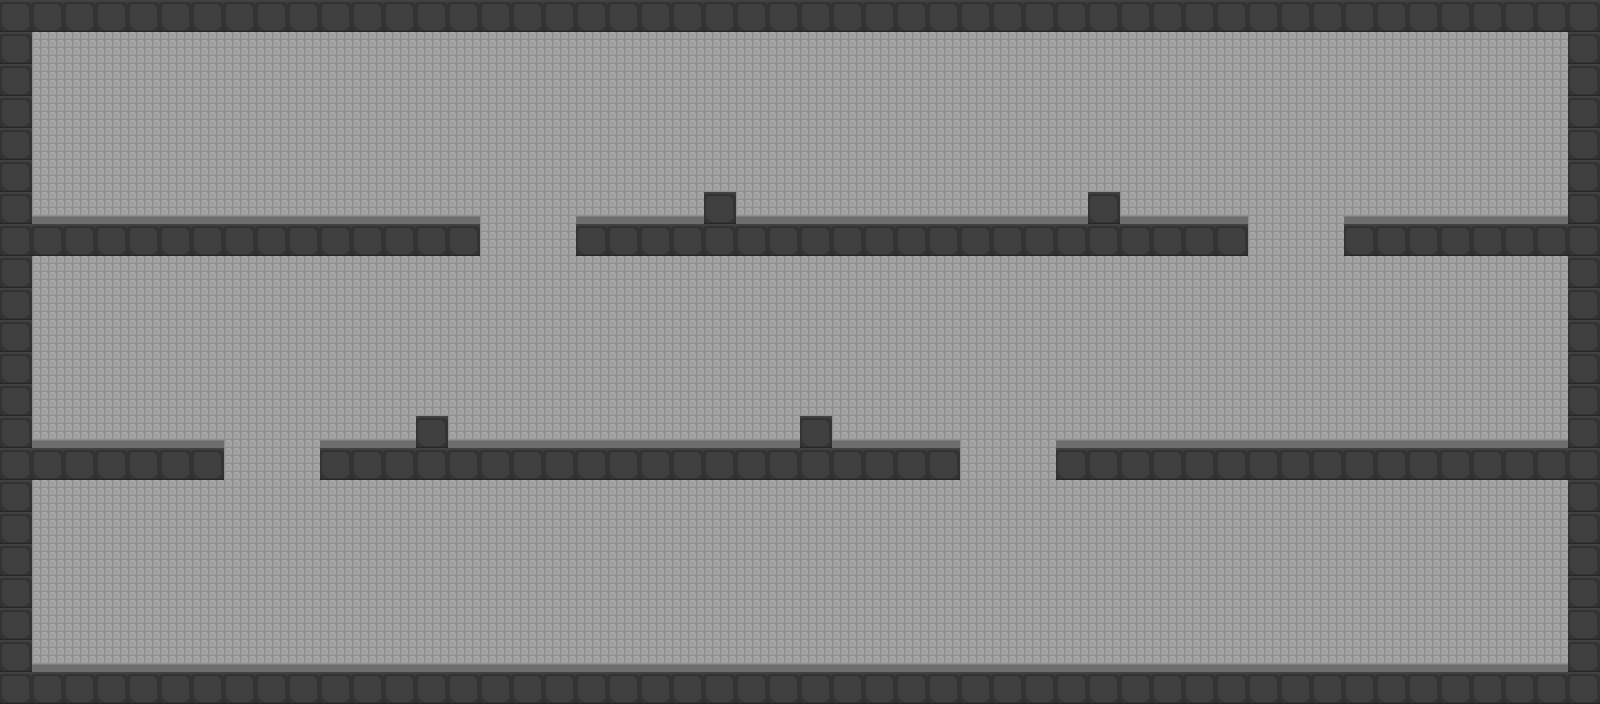

A 2D game scene composited from a Tiled map and its tileset images. What follows is a short description and the map's XML, with each tile layer's data collapsed to a summary:
An orthogonal 50x22 tile map with 32x32 px tiles, 2 tile layers (Background, Foreground) and 36 objects (9x light, 2x lava, 2x turret, 2x goon, exitpoint, ...).

<map version="1.0" orientation="orthogonal" renderorder="right-down" width="50" height="22" tilewidth="32" tileheight="32" nextobjectid="68">
 <tileset firstgid="1" name="tiles" tilewidth="32" tileheight="32" tilecount="4" columns="0">
  <tile id="0">
   <image width="32" height="32" source="../tiles/tileWall.png" />
  </tile>
  <tile id="1">
   <image width="32" height="32" source="../tiles/tileBG.png" />
  </tile>
  <tile id="3">
   <image width="32" height="32" source="../tiles/tileSpikes.png" />
  </tile>
  <tile id="4">
   <image width="32" height="32" source="../tiles/tileBGbot.png" />
  </tile>
 </tileset>
 <layer name="Background" width="50" height="22">
  <data>[1100 cells, 982 non-empty, 2 distinct tile ids]</data>
 </layer>
 <layer name="Foreground" width="50" height="22">
  <data>[1100 cells, 228 non-empty, 1 distinct tile ids]</data>
 </layer>
 <objectgroup name="collision">
  <object id="1" x="0" y="0" width="1600" height="32" />
  <object id="7" x="0" y="224" width="480" height="32" />
  <object id="8" x="0" y="32" width="32" height="192" />
  <object id="9" x="576" y="224" width="672" height="32" />
  <object id="11" x="1344" y="224" width="256" height="32" />
  <object id="12" x="1568" y="32" width="32" height="192" />
  <object id="13" x="0" y="256" width="32" height="192" />
  <object id="14" x="0" y="448" width="224" height="32" />
  <object id="15" x="320" y="448" width="640" height="32" />
  <object id="16" x="1056" y="448" width="544" height="32" />
  <object id="17" x="1568" y="256" width="32" height="192" />
  <object id="18" x="0" y="480" width="32" height="192" />
  <object id="19" x="0" y="672" width="1600" height="32" />
  <object id="20" x="1568" y="480" width="32" height="192" />
  <object id="45" x="704" y="192" width="32" height="32" />
  <object id="46" x="1088" y="192" width="32" height="32" />
  <object id="66" x="800" y="416" width="32" height="32" />
  <object id="67" x="416" y="416" width="32" height="32" />
 </objectgroup>
 <objectgroup name="objects">
  <object id="24" name="exitpoint" x="1472" y="128" width="64" height="96" />
  <object id="47" name="lava" x="448" y="424" width="352" height="24" />
  <object id="58" name="turret" x="1328" y="368">
   <properties>
    <property name="fixed" type="bool" value="true" />
    <property name="fixedAngle" type="float" value="180" />
    <property name="range" type="float" value="800" />
   </properties>
   <polygon points="16,16 -16,80 48,80" />
  </object>
  <object id="59" name="turret" x="80" y="368">
   <properties>
    <property name="fixed" type="bool" value="true" />
    <property name="fixedAngle" type="float" value="0" />
    <property name="range" type="float" value="800" />
   </properties>
   <polygon points="16,16 -16,80 48,80" />
  </object>
  <object id="60" name="start" x="112" y="144">
   <ellipse />
  </object>
  <object id="62" name="goon" x="304" y="656">
   <ellipse />
  </object>
  <object id="63" name="goon" x="1232" y="656">
   <ellipse />
  </object>
  <object id="64" name="lasergrid" x="1120" y="32" width="32" height="192">
   <properties>
    <property name="offTime" type="float" value="0.3" />
    <property name="onTime" type="float" value="1" />
    <property name="timeOffset" type="float" value="0" />
    <property name="warmupTime" type="float" value="0.25" />
   </properties>
  </object>
  <object id="65" name="lava" x="736" y="200" width="352" height="24" />
 </objectgroup>
 <objectgroup name="lights">
  <object id="49" name="light" x="144" y="264">
   <ellipse />
  </object>
  <object id="50" name="light" x="1456" y="40">
   <ellipse />
  </object>
  <object id="51" name="light" x="816" y="40">
   <ellipse />
  </object>
  <object id="52" name="light" x="144" y="488">
   <ellipse />
  </object>
  <object id="53" name="light" x="816" y="264">
   <ellipse />
  </object>
  <object id="54" name="light" x="816" y="488">
   <ellipse />
  </object>
  <object id="55" name="light" x="144" y="40">
   <ellipse />
  </object>
  <object id="56" name="light" x="1456" y="488">
   <ellipse />
  </object>
  <object id="57" name="light" x="1456" y="264">
   <ellipse />
  </object>
 </objectgroup>
</map>
